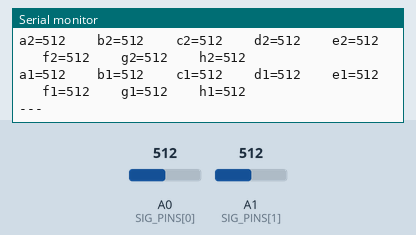
Recording of a sketch running on a simulated Arduino Uno, built with avr-gcc and run on an emulated ATmega328P. Shown: the last lines printed to the serial monitor. Inputs (shaded band) come from the test bench; at power-on: A1 (SIG_PINS[1]) = 512, A0 (SIG_PINS[0]) = 512.

Above: at 2.7 s.
2.8 s: A1 (SIG_PINS[1]) set to 208
At 2.84 s:
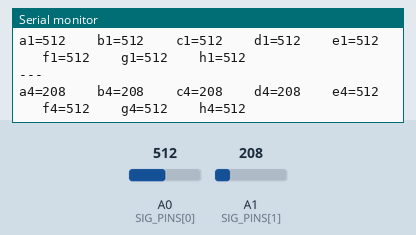
5.8 s: A1 (SIG_PINS[1]) set to 189
At 6.07 s:
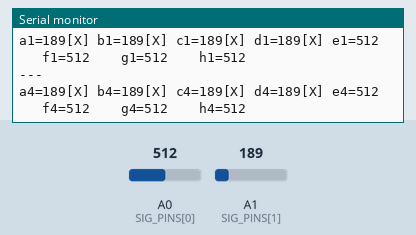
8.9 s: A0 (SIG_PINS[0]) set to 985
At 9.03 s:
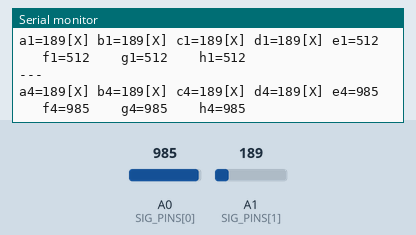
10.4 s: A0 (SIG_PINS[0]) set to 1017
At 10.51 s:
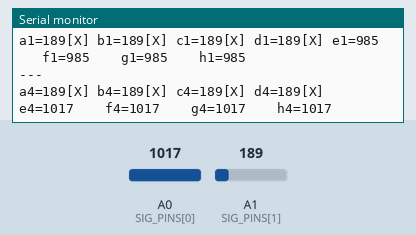
Timing chart, 0 to 12.9 s (numbered marks = the images above; inputs shaded):
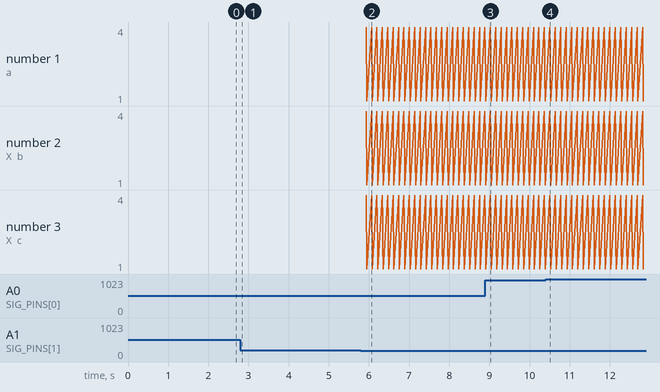

Measured:
- the behaviour switches between 200 and 199 on A1 (SIG_PINS[1]) (found by bisection; images 1 and 2)
- after the input at 2.8 s, the serial monitor: prints a new line at once (image 1)
- after the input at 5.8 s, the serial monitor: prints a new line after 0.13 s (image 2)
- after the input at 8.9 s, the serial monitor: prints a new line after 0.12 s (image 3)
- after the input at 10.4 s, the serial monitor: prints a new line after 0.10 s (image 4)

The sketch:

chessboardVisualiser.ino
```cpp
const int S0 = 7;
const int S1 = 8;
const int S2 = 9;
const int S3 = 10;

const int NUM_MUX = 2;
const int SIG_PINS[NUM_MUX] = {A0, A1};
const int NUM_FIELDS = 32;
const int THRESHOLD = 200;

const char* names[NUM_FIELDS] = {
  // MUX 1 (A0): C0-C15 -> kolumny h, g, f, e
  "h1", "h2", "h3", "h4",
  "g1", "g2", "g3", "g4",
  "f1", "f2", "f3", "f4",
  "e1", "e2", "e3", "e4",

  // MUX 2 (A1): C0-C15 -> kolumny d, c, b, a
  "d1", "d2", "d3", "d4",
  "c1", "c2", "c3", "c4",
  "b1", "b2", "b3", "b4",
  "a1", "a2", "a3", "a4"
};

int values[NUM_FIELDS];

void setup() {
  pinMode(S0, OUTPUT);
  pinMode(S1, OUTPUT);
  pinMode(S2, OUTPUT);
  pinMode(S3, OUTPUT);

  for (int m = 0; m < NUM_MUX; m++) {
    pinMode(SIG_PINS[m], INPUT_PULLUP);
  }

  Serial.begin(115200);
}

void selectChannel(int channel) {
  digitalWrite(S0, channel & 1);
  digitalWrite(S1, (channel >> 1) & 1);
  digitalWrite(S2, (channel >> 2) & 1);
  digitalWrite(S3, (channel >> 3) & 1);
}

void loop() {
  // 1. Odczyt obu multiplekserów dla każdego adresu C0-C15
  for (int channel = 0; channel < 16; channel++) {
    selectChannel(channel);
    delayMicroseconds(500);
    for (int m = 0; m < NUM_MUX; m++) {
      values[m * 16 + channel] = analogRead(SIG_PINS[m]);
    }
  }

  // 2. Wypisanie w układzie szachownicy: rzędy 4 -> 1, kolumny a -> h
  for (int rank = 3; rank >= 0; rank--) {       // rzędy: 4, 3, 2, 1
    for (int file = 7; file >= 0; file--) {     // kolumny: a(7) -> h(0)
      int idx = file * 4 + rank;
      Serial.print(names[idx]);
      Serial.print("=");
      Serial.print(values[idx]);
      Serial.print(values[idx] < THRESHOLD ? "[X] " : "    ");
    }
    Serial.println();
  }
  Serial.println("---");
  delay(100);
}
```
